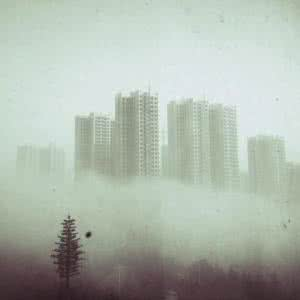
#> input picture source/1.jpg, 300 x 300 px, given in place of QH115.jpg, which was not available
$ python run2.py   (older library calls are emulated)
#> lines starting #> are read from the running program, lines starting #| are printed output that depends on the picture; pictures that were not available may be replaced by others from this repository, and a replacement may not be noted
#> further down, pic is the input picture: shape (300, 300, 3); mean B, G, R 173.8, 184.2, 175
### source2/dehaze2.py
import cv2;
import math;
import numpy as np;

# [21 lines left out: function getMostFrequent, not called in this run]


def DarkChannel(im, sz):
#> called with sz = 15
    b, g, r = cv2.split(im)
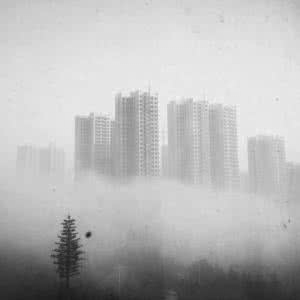
#> g: shape (300, 300) float64; min 0.102, max 0.973, mean 0.722
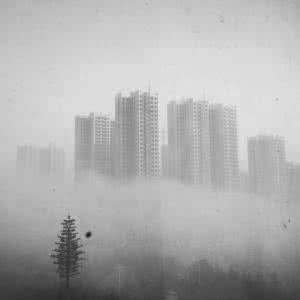
#> r: shape (300, 300) float64; min 0.0863, max 0.929, mean 0.686
    dc = cv2.min(cv2.min(r, g), b);
    kernel = cv2.getStructuringElement(cv2.MORPH_RECT, (sz, sz))
    dark = cv2.erode(dc, kernel)
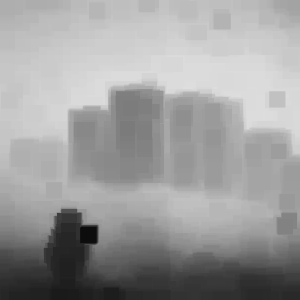
#> dark: shape (300, 300) float64; min 0.051, max 0.871, mean 0.613
#> (printed output is left out)
#| darkMap.shape: (300, 300)
    return dark


def AtmLight(im, dark):
    [h, w] = im.shape[:2]
#> h = 300; w = 300
    imsz = h * w
#> imsz = 90000
    numpx = int(max(math.floor(imsz / 1000), 1))
#> numpx = 90
    darkvec = dark.reshape(imsz, 1);
    imvec = im.reshape(imsz, 3);

    indices = darkvec.argsort();
    print(indices.shape)
#| (90000, 1)
    indices = indices[imsz - numpx:, 0]
#> indices = 90 values from 0 to 0

    atmsum = np.zeros([1, 3])
    for ind in range(1, numpx):
        atmsum = atmsum + imvec[indices[ind]]
#> this loop made 89 passes
#> atmsum on passes 1 to 12: [[0.682, 0.757, 0.69]], [[1.36, 1.51, 1.38]], [[2.05, 2.27, 2.07]], [[2.73, 3.03, 2.76]], [[3.41, 3.78, 3.45]], [[4.09, 4.54, 4.14]], [[4.78, 5.3, 4.83]], [[5.46, 6.05, 5.52]], [[6.14, 6.81, 6.21]], [[6.82, 7.57, 6.9]], [[7.51, 8.33, 7.59]], [[8.19, 9.08, 8.28]]
#> after the loop, atmsum = [[60.73, 67.36, 61.43]]

    A = ((atmsum / numpx)*1.06*8.41)/2.19
#> A = [[2.75, 3.05, 2.78]]
    return A


# [48 lines left out: functions TransmissionEstimate, Guidedfilter, TransmissionRefine, Recover, not called in this run]


# [44 lines that do not run on import are left out]

### source2/run2.py
import numpy as np
import cv2
import dehaze2

#load img and show original image
pic=cv2.imread(filename="../data/QH256x256/QH115.jpg",flags=cv2.IMREAD_COLOR)
cv2.imshow(winname="original",mat=pic)

#trans to float
I = pic.astype('float64')/255

#get darkMap
darkMap=dehaze2.DarkChannel(I,15)
print ("darkMap:",darkMap)
cv2.imshow(winname="darkmap",mat=darkMap)
print ("darkMap.shape:",darkMap.shape)

#atmosphere light
#> (the run stopped early here; a loop or call above may not have finished)
